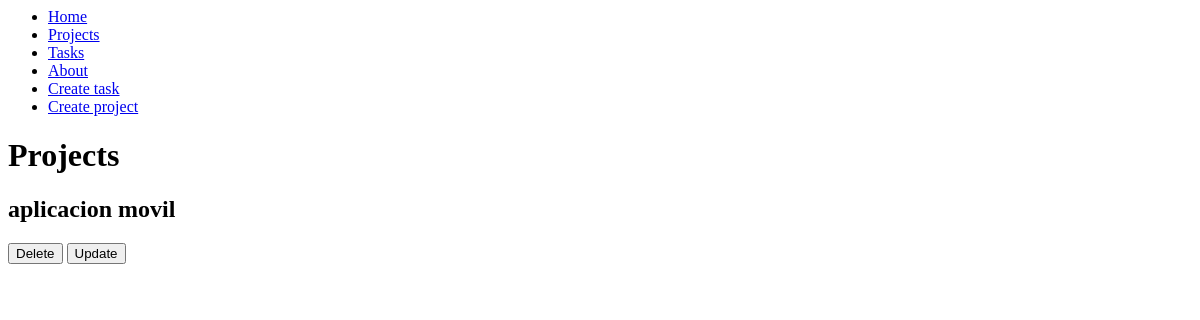
Page /projects/ on the earlier database version.
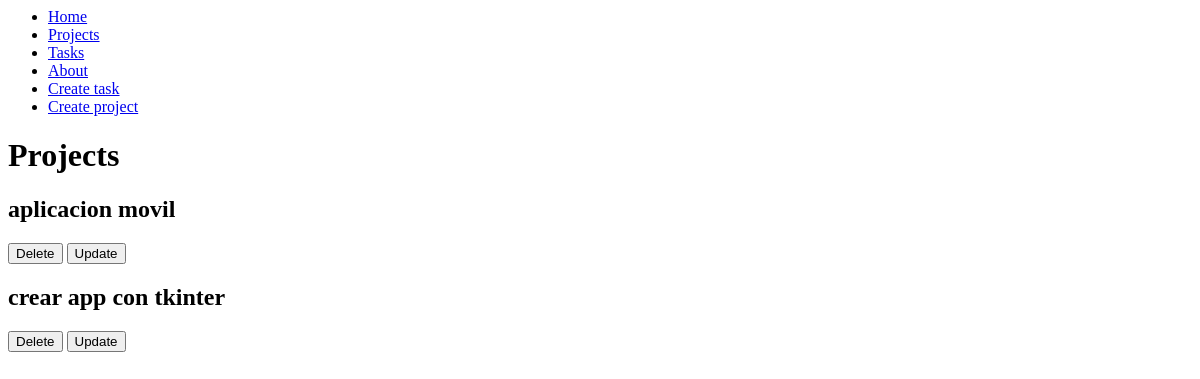
Same page on the later database version.
### myapp/models.py (models this page shows, shortened)
class Project(models.Model):
    name = models.CharField(max_length=200)

### myapp/views.py (the view)
# urls.py: path('projects/', views.projects, name="projects"),
def projects(request):
    projects = Project.objects.all()
    return render(request, 'projects/projects.html', {
        "projects": projects
    })

### myapp/templates/projects/projects.html
{% extends "base.html" %}
{% block content %}
<h1>Projects</h1>
{%for project in projects %}
<article>
  <h1>{{ project.name}}</h1>
  <button>Delete</button>
  <button>Update</button>
</article>
{% endfor %}
{% endblock  %}

Differences in the rows shown:
added Project: name "crear app con tkinter"
